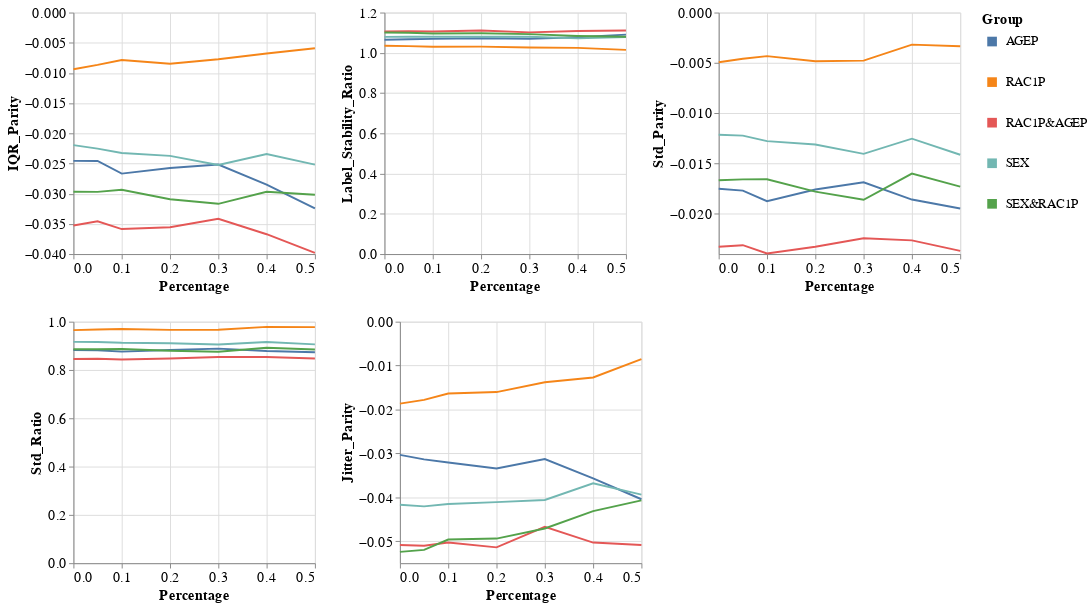

Source (notebook cell):
### Markdown cell above
### Group metrics per dataset and model

### Code cell
visualizer.create_groups_grid_pct_lines_plot(model_name=MODEL_NAMES[0],
                                             target_preprocessing_technique=PREPROCESSING_TECHNIQUES[0],
                                             group_metrics_type='variance')

### Figure 1 — Vega-Lite specification as saved in the notebook (floating-point values rounded to 4 significant figures)
{"config": {"view": {"continuousWidth": 400, "continuousHeight": 300}, "axis": {"labelFontSize": 15, "titleFontSize": 15}, "legend": {"labelFontSize": 13, "symbolStrokeWidth": 10, "titleFontSize": 15}}, "vconcat": [{"hconcat": [{"mark": "line", "encoding": {"color": {"field": "Group", "type": "nominal"}, "x": {"field": "Percentage", "type": "quantitative"}, "y": {"field": "Metric_Value", "title": "IQR_Parity", "type": "quantitative"}}, "height": 250, "width": 250}, {"data": {"name": "data-4f4519e40fbb316c2b9317df9f1f964f"}, "mark": "line", "encoding": {"color": {"field": "Group", "type": "nominal"}, "x": {"field": "Percentage", "type": "quantitative"}, "y": {"field": "Metric_Value", "title": "Label_Stability_Ratio", "type": "quantitative"}}, "height": 250, "width": 250}, {"data": {"name": "data-ade2b0e4fbe37a087a3877c045f468be"}, "mark": "line", "encoding": {"color": {"field": "Group", "type": "nominal"}, "x": {"field": "Percentage", "type": "quantitative"}, "y": {"field": "Metric_Value", "title": "Std_Parity", "type": "quantitative"}}, "height": 250, "width": 250}]}, {"hconcat": [{"mark": "line", "encoding": {"color": {"field": "Group", "type": "nominal"}, "x": {"field": "Percentage", "type": "quantitative"}, "y": {"field": "Metric_Value", "title": "Std_Ratio", "type": "quantitative"}}, "height": 250, "width": 250}, {"data": {"name": "data-4dc242ccf17b223413f530387729feb8"}, "mark": "line", "encoding": {"color": {"field": "Group", "type": "nominal"}, "x": {"field": "Percentage", "type": "quantitative"}, "y": {"field": "Metric_Value", "title": "Jitter_Parity", "type": "quantitative"}}, "height": 250, "width": 250}], "data": {"name": "data-9b632d040879d7655ab87b63f7dea3e4"}}], "data": {"name": "data-dd7fb596ae04754533fac0b0974ac5b0"}, "$schema": "https://vega.github.io/schema/vega-lite/v4.17.0.json", "datasets": {"data-dd7fb596ae04754533fac0b0974ac5b0": [{"Model_Name": "DecisionTreeClassifier", "Metric": "IQR_Parity", "Group": "AGEP", "Metric_Value": -0.02457, "Percentage": 0.0}, {"Model_Name": "DecisionTreeClassifier", "Metric": "IQR_Parity", "Group": "RAC1P", "Metric_Value": -0.009384, "Percentage": 0.0}, {"Model_Name": "DecisionTreeClassifier", "Metric": "IQR_Parity", "Group": "RAC1P&AGEP", "Metric_Value": -0.03526, "Percentage": 0.0}, {"Model_Name": "DecisionTreeClassifier", "Metric": "IQR_Parity", "Group": "SEX", "Metric_Value": -0.02196, "Percentage": 0.0}, {"Model_Name": "DecisionTreeClassifier", "Metric": "IQR_Parity", "Group": "SEX&RAC1P", "Metric_Value": -0.02968, "Percentage": 0.0}, {"Model_Name": "DecisionTreeClassifier", "Metric": "IQR_Parity", "Group": "AGEP", "Metric_Value": -0.02458, "Percentage": 0.05}, {"Model_Name": "DecisionTreeClassifier", "Metric": "IQR_Parity", "Group": "RAC1P", "Metric_Value": -0.008672, "Percentage": 0.05}, {"Model_Name": "DecisionTreeClassifier", "Metric": "IQR_Parity", "Group": "RAC1P&AGEP", "Metric_Value": -0.03456, "Percentage": 0.05}, {"Model_Name": "DecisionTreeClassifier", "Metric": "IQR_Parity", "Group": "SEX", "Metric_Value": -0.02253, "Percentage": 0.05}, {"Model_Name": "DecisionTreeClassifier", "Metric": "IQR_Parity", "Group": "SEX&RAC1P", "Metric_Value": -0.0297, "Percentage": 0.05}, {"Model_Name": "DecisionTreeClassifier", "Metric": "IQR_Parity", "Group": "AGEP", "Metric_Value": -0.02668, "Percentage": 0.1}, {"Model_Name": "DecisionTreeClassifier", "Metric": "IQR_Parity", "Group": "RAC1P", "Metric_Value": -0.007849, "Percentage": 0.1}, {"Model_Name": "DecisionTreeClassifier", "Metric": "IQR_Parity", "Group": "RAC1P&AGEP", "Metric_Value": -0.03586, "Percentage": 0.1}, {"Model_Name": "DecisionTreeClassifier", "Metric": "IQR_Parity", "Group": "SEX", "Metric_Value": -0.02325, "Percentage": 0.1}, {"Model_Name": "DecisionTreeClassifier", "Metric": "IQR_Parity", "Group": "SEX&RAC1P", "Metric_Value": -0.02934, "Percentage": 0.1}, {"Model_Name": "DecisionTreeClassifier", "Metric": "IQR_Parity", "Group": "AGEP", "Metric_Value": -0.02573, "Percentage": 0.2}, {"Model_Name": "DecisionTreeClassifier", "Metric": "IQR_Parity", "Group": "RAC1P", "Metric_Value": -0.008478, "Percentage": 0.2}, {"Model_Name": "DecisionTreeClassifier", "Metric": "IQR_Parity", "Group": "RAC1P&AGEP", "Metric_Value": -0.03556, "Percentage": 0.2}, {"Model_Name": "DecisionTreeClassifier", "Metric": "IQR_Parity", "Group": "SEX", "Metric_Value": -0.02373, "Percentage": 0.2}, {"Model_Name": "DecisionTreeClassifier", "Metric": "IQR_Parity", "Group": "SEX&RAC1P", "Metric_Value": -0.03092, "Percentage": 0.2}, {"Model_Name": "DecisionTreeClassifier", "Metric": "IQR_Parity", "Group": "AGEP", "Metric_Value": -0.02518, "Percentage": 0.3}, {"Model_Name": "DecisionTreeClassifier", "Metric": "IQR_Parity", "Group": "RAC1P", "Metric_Value": -0.007742, "Percentage": 0.3}, {"Model_Name": "DecisionTreeClassifier", "Metric": "IQR_Parity", "Group": "RAC1P&AGEP", "Metric_Value": -0.03415, "Percentage": 0.3}, {"Model_Name": "DecisionTreeClassifier", "Metric": "IQR_Parity", "Group": "SEX", "Metric_Value": -0.02524, "Percentage": 0.3}, {"Model_Name": "DecisionTreeClassifier", "Metric": "IQR_Parity", "Group": "SEX&RAC1P", "Metric_Value": -0.03168, "Percentage": 0.3}, {"Model_Name": "DecisionTreeClassifier", "Metric": "IQR_Parity", "Group": "AGEP", "Metric_Value": -0.02849, "Percentage": 0.4}, {"Model_Name": "DecisionTreeClassifier", "Metric": "IQR_Parity", "Group": "RAC1P", "Metric_Value": -0.00679, "Percentage": 0.4}, {"Model_Name": "DecisionTreeClassifier", "Metric": "IQR_Parity", "Group": "RAC1P&AGEP", "Metric_Value": -0.03671, "Percentage": 0.4}, {"Model_Name": "DecisionTreeClassifier", "Metric": "IQR_Parity", "Group": "SEX", "Metric_Value": -0.02343, "Percentage": 0.4}, {"Model_Name": "DecisionTreeClassifier", "Metric": "IQR_Parity", "Group": "SEX&RAC1P", "Metric_Value": -0.02968, "Percentage": 0.4}, {"Model_Name": "DecisionTreeClassifier", "Metric": "IQR_Parity", "Group": "AGEP", "Metric_Value": -0.03243, "Percentage": 0.5}, {"Model_Name": "DecisionTreeClassifier", "Metric": "IQR_Parity", "Group": "RAC1P", "Metric_Value": -0.005906, "Percentage": 0.5}, {"Model_Name": "DecisionTreeClassifier", "Metric": "IQR_Parity", "Group": "RAC1P&AGEP", "Metric_Value": -0.03982, "Percentage": 0.5}, {"Model_Name": "DecisionTreeClassifier", "Metric": "IQR_Parity", "Group": "SEX", "Metric_Value": -0.02519, "Percentage": 0.5}, {"Model_Name": "DecisionTreeClassifier", "Metric": "IQR_Parity", "Group": "SEX&RAC1P", "Metric_Value": -0.03018, "Percentage": 0.5}], "data-4f4519e40fbb316c2b9317df9f1f964f": [{"Model_Name": "DecisionTreeClassifier", "Metric": "Label_Stability_Ratio", "Group": "AGEP", "Metric_Value": 1.065, "Percentage": 0.0}, {"Model_Name": "DecisionTreeClassifier", "Metric": "Label_Stability_Ratio", "Group": "RAC1P", "Metric_Value": 1.035, "Percentage": 0.0}, {"Model_Name": "DecisionTreeClassifier", "Metric": "Label_Stability_Ratio", "Group": "RAC1P&AGEP", "Metric_Value": 1.107, "Percentage": 0.0}, {"Model_Name": "DecisionTreeClassifier", "Metric": "Label_Stability_Ratio", "Group": "SEX", "Metric_Value": 1.079, "Percentage": 0.0}, {"Model_Name": "DecisionTreeClassifier", "Metric": "Label_Stability_Ratio", "Group": "SEX&RAC1P", "Metric_Value": 1.101, "Percentage": 0.0}, {"Model_Name": "DecisionTreeClassifier", "Metric": "Label_Stability_Ratio", "Group": "AGEP", "Metric_Value": 1.067, "Percentage": 0.05}, {"Model_Name": "DecisionTreeClassifier", "Metric": "Label_Stability_Ratio", "Group": "RAC1P", "Metric_Value": 1.033, "Percentage": 0.05}, {"Model_Name": "DecisionTreeClassifier", "Metric": "Label_Stability_Ratio", "Group": "RAC1P&AGEP", "Metric_Value": 1.107, "Percentage": 0.05}, {"Model_Name": "DecisionTreeClassifier", "Metric": "Label_Stability_Ratio", "Group": "SEX", "Metric_Value": 1.08, "Percentage": 0.05}, {"Model_Name": "DecisionTreeClassifier", "Metric": "Label_Stability_Ratio", "Group": "SEX&RAC1P", "Metric_Value": 1.1, "Percentage": 0.05}, {"Model_Name": "DecisionTreeClassifier", "Metric": "Label_Stability_Ratio", "Group": "AGEP", "Metric_Value": 1.069, "Percentage": 0.1}, {"Model_Name": "DecisionTreeClassifier", "Metric": "Label_Stability_Ratio", "Group": "RAC1P", "Metric_Value": 1.03, "Percentage": 0.1}, {"Model_Name": "DecisionTreeClassifier", "Metric": "Label_Stability_Ratio", "Group": "RAC1P&AGEP", "Metric_Value": 1.106, "Percentage": 0.1}, {"Model_Name": "DecisionTreeClassifier", "Metric": "Label_Stability_Ratio", "Group": "SEX", "Metric_Value": 1.08, "Percentage": 0.1}, {"Model_Name": "DecisionTreeClassifier", "Metric": "Label_Stability_Ratio", "Group": "SEX&RAC1P", "Metric_Value": 1.096, "Percentage": 0.1}, {"Model_Name": "DecisionTreeClassifier", "Metric": "Label_Stability_Ratio", "Group": "AGEP", "Metric_Value": 1.073, "Percentage": 0.2}, {"Model_Name": "DecisionTreeClassifier", "Metric": "Label_Stability_Ratio", "Group": "RAC1P", "Metric_Value": 1.031, "Percentage": 0.2}, {"Model_Name": "DecisionTreeClassifier", "Metric": "Label_Stability_Ratio", "Group": "RAC1P&AGEP", "Metric_Value": 1.111, "Percentage": 0.2}, {"Model_Name": "DecisionTreeClassifier", "Metric": "Label_Stability_Ratio", "Group": "SEX", "Metric_Value": 1.08, "Percentage": 0.2}, {"Model_Name": "DecisionTreeClassifier", "Metric": "Label_Stability_Ratio", "Group": "SEX&RAC1P", "Metric_Value": 1.097, "Percentage": 0.2}, {"Model_Name": "DecisionTreeClassifier", "Metric": "Label_Stability_Ratio", "Group": "AGEP", "Metric_Value": 1.07, "Percentage": 0.3}, {"Model_Name": "DecisionTreeClassifier", "Metric": "Label_Stability_Ratio", "Group": "RAC1P", "Metric_Value": 1.026, "Percentage": 0.3}, {"Model_Name": "DecisionTreeClassifier", "Metric": "Label_Stability_Ratio", "Group": "RAC1P&AGEP", "Metric_Value": 1.102, "Percentage": 0.3}, {"Model_Name": "DecisionTreeClassifier", "Metric": "Label_Stability_Ratio", "Group": "SEX", "Metric_Value": 1.08, "Percentage": 0.3}, {"Model_Name": "DecisionTreeClassifier", "Metric": "Label_Stability_Ratio", "Group": "SEX&RAC1P", "Metric_Value": 1.093, "Percentage": 0.3}, {"Model_Name": "DecisionTreeClassifier", "Metric": "Label_Stability_Ratio", "Group": "AGEP", "Metric_Value": 1.078, "Percentage": 0.4}, {"Model_Name": "DecisionTreeClassifier", "Metric": "Label_Stability_Ratio", "Group": "RAC1P", "Metric_Value": 1.024, "Percentage": 0.4}, {"Model_Name": "DecisionTreeClassifier", "Metric": "Label_Stability_Ratio", "Group": "RAC1P&AGEP", "Metric_Value": 1.109, "Percentage": 0.4}, {"Model_Name": "DecisionTreeClassifier", "Metric": "Label_Stability_Ratio", "Group": "SEX", "Metric_Value": 1.072, "Percentage": 0.4}, {"Model_Name": "DecisionTreeClassifier", "Metric": "Label_Stability_Ratio", "Group": "SEX&RAC1P", "Metric_Value": 1.084, "Percentage": 0.4}, {"Model_Name": "DecisionTreeClassifier", "Metric": "Label_Stability_Ratio", "Group": "AGEP", "Metric_Value": 1.09, "Percentage": 0.5}, {"Model_Name": "DecisionTreeClassifier", "Metric": "Label_Stability_Ratio", "Group": "RAC1P", "Metric_Value": 1.015, "Percentage": 0.5}, {"Model_Name": "DecisionTreeClassifier", "Metric": "Label_Stability_Ratio", "Group": "RAC1P&AGEP", "Metric_Value": 1.111, "Percentage": 0.5}, {"Model_Name": "DecisionTreeClassifier", "Metric": "Label_Stability_Ratio", "Group": "SEX", "Metric_Value": 1.079, "Percentage": 0.5}, {"Model_Name": "DecisionTreeClassifier", "Metric": "Label_Stability_Ratio", "Group": "SEX&RAC1P", "Metric_Value": 1.08, "Percentage": 0.5}], "data-ade2b0e4fbe37a087a3877c045f468be": [{"Model_Name": "DecisionTreeClassifier", "Metric": "Std_Parity", "Group": "AGEP", "Metric_Value": -0.01752, "Percentage": 0.0}, {"Model_Name": "DecisionTreeClassifier", "Metric": "Std_Parity", "Group": "RAC1P", "Metric_Value": -0.004935, "Percentage": 0.0}, {"Model_Name": "DecisionTreeClassifier", "Metric": "Std_Parity", "Group": "RAC1P&AGEP", "Metric_Value": -0.02328, "Percentage": 0.0}, {"Model_Name": "DecisionTreeClassifier", "Metric": "Std_Parity", "Group": "SEX", "Metric_Value": -0.01215, "Percentage": 0.0}, {"Model_Name": "DecisionTreeClassifier", "Metric": "Std_Parity", "Group": "SEX&RAC1P", "Metric_Value": -0.01666, "Percentage": 0.0}, {"Model_Name": "DecisionTreeClassifier", "Metric": "Std_Parity", "Group": "AGEP", "Metric_Value": -0.0177, "Percentage": 0.05}, {"Model_Name": "DecisionTreeClassifier", "Metric": "Std_Parity", "Group": "RAC1P", "Metric_Value": -0.004591, "Percentage": 0.05}, {"Model_Name": "DecisionTreeClassifier", "Metric": "Std_Parity", "Group": "RAC1P&AGEP", "Metric_Value": -0.02312, "Percentage": 0.05}, {"Model_Name": "DecisionTreeClassifier", "Metric": "Std_Parity", "Group": "SEX", "Metric_Value": -0.01223, "Percentage": 0.05}, {"Model_Name": "DecisionTreeClassifier", "Metric": "Std_Parity", "Group": "SEX&RAC1P", "Metric_Value": -0.01658, "Percentage": 0.05}, {"Model_Name": "DecisionTreeClassifier", "Metric": "Std_Parity", "Group": "AGEP", "Metric_Value": -0.01875, "Percentage": 0.1}, {"Model_Name": "DecisionTreeClassifier", "Metric": "Std_Parity", "Group": "RAC1P", "Metric_Value": -0.004331, "Percentage": 0.1}, {"Model_Name": "DecisionTreeClassifier", "Metric": "Std_Parity", "Group": "RAC1P&AGEP", "Metric_Value": -0.02394, "Percentage": 0.1}, {"Model_Name": "DecisionTreeClassifier", "Metric": "Std_Parity", "Group": "SEX", "Metric_Value": -0.01278, "Percentage": 0.1}, {"Model_Name": "DecisionTreeClassifier", "Metric": "Std_Parity", "Group": "SEX&RAC1P", "Metric_Value": -0.01656, "Percentage": 0.1}, {"Model_Name": "DecisionTreeClassifier", "Metric": "Std_Parity", "Group": "AGEP", "Metric_Value": -0.01759, "Percentage": 0.2}, {"Model_Name": "DecisionTreeClassifier", "Metric": "Std_Parity", "Group": "RAC1P", "Metric_Value": -0.00484, "Percentage": 0.2}, {"Model_Name": "DecisionTreeClassifier", "Metric": "Std_Parity", "Group": "RAC1P&AGEP", "Metric_Value": -0.02328, "Percentage": 0.2}, {"Model_Name": "DecisionTreeClassifier", "Metric": "Std_Parity", "Group": "SEX", "Metric_Value": -0.01312, "Percentage": 0.2}, {"Model_Name": "DecisionTreeClassifier", "Metric": "Std_Parity", "Group": "SEX&RAC1P", "Metric_Value": -0.01779, "Percentage": 0.2}, {"Model_Name": "DecisionTreeClassifier", "Metric": "Std_Parity", "Group": "AGEP", "Metric_Value": -0.01687, "Percentage": 0.3}, {"Model_Name": "DecisionTreeClassifier", "Metric": "Std_Parity", "Group": "RAC1P", "Metric_Value": -0.004776, "Percentage": 0.3}, {"Model_Name": "DecisionTreeClassifier", "Metric": "Std_Parity", "Group": "RAC1P&AGEP", "Metric_Value": -0.02243, "Percentage": 0.3}, {"Model_Name": "DecisionTreeClassifier", "Metric": "Std_Parity", "Group": "SEX", "Metric_Value": -0.01404, "Percentage": 0.3}, {"Model_Name": "DecisionTreeClassifier", "Metric": "Std_Parity", "Group": "SEX&RAC1P", "Metric_Value": -0.0186, "Percentage": 0.3}, {"Model_Name": "DecisionTreeClassifier", "Metric": "Std_Parity", "Group": "AGEP", "Metric_Value": -0.01858, "Percentage": 0.4}, {"Model_Name": "DecisionTreeClassifier", "Metric": "Std_Parity", "Group": "RAC1P", "Metric_Value": -0.003186, "Percentage": 0.4}, {"Model_Name": "DecisionTreeClassifier", "Metric": "Std_Parity", "Group": "RAC1P&AGEP", "Metric_Value": -0.02264, "Percentage": 0.4}, {"Model_Name": "DecisionTreeClassifier", "Metric": "Std_Parity", "Group": "SEX", "Metric_Value": -0.01253, "Percentage": 0.4}, {"Model_Name": "DecisionTreeClassifier", "Metric": "Std_Parity", "Group": "SEX&RAC1P", "Metric_Value": -0.016, "Percentage": 0.4}, {"Model_Name": "DecisionTreeClassifier", "Metric": "Std_Parity", "Group": "AGEP", "Metric_Value": -0.01947, "Percentage": 0.5}, {"Model_Name": "DecisionTreeClassifier", "Metric": "Std_Parity", "Group": "RAC1P", "Metric_Value": -0.003356, "Percentage": 0.5}, {"Model_Name": "DecisionTreeClassifier", "Metric": "Std_Parity", "Group": "RAC1P&AGEP", "Metric_Value": -0.02368, "Percentage": 0.5}, {"Model_Name": "DecisionTreeClassifier", "Metric": "Std_Parity", "Group": "SEX", "Metric_Value": -0.01413, "Percentage": 0.5}, {"Model_Name": "DecisionTreeClassifier", "Metric": "Std_Parity", "Group": "SEX&RAC1P", "Metric_Value": -0.01729, "Percentage": 0.5}], "data-9b632d040879d7655ab87b63f7dea3e4": [{"Model_Name": "DecisionTreeClassifier", "Metric": "Std_Ratio", "Group": "AGEP", "Metric_Value": 0.8824, "Percentage": 0.0}, {"Model_Name": "DecisionTreeClassifier", "Metric": "Std_Ratio", "Group": "RAC1P", "Metric_Value": 0.9651, "Percentage": 0.0}, {"Model_Name": "DecisionTreeClassifier", "Metric": "Std_Ratio", "Group": "RAC1P&AGEP", "Metric_Value": 0.8456, "Percentage": 0.0}, {"Model_Name": "DecisionTreeClassifier", "Metric": "Std_Ratio", "Group": "SEX", "Metric_Value": 0.9163, "Percentage": 0.0}, {"Model_Name": "DecisionTreeClassifier", "Metric": "Std_Ratio", "Group": "SEX&RAC1P", "Metric_Value": 0.8855, "Percentage": 0.0}, {"Model_Name": "DecisionTreeClassifier", "Metric": "Std_Ratio", "Group": "AGEP", "Metric_Value": 0.8815, "Percentage": 0.05}, {"Model_Name": "DecisionTreeClassifier", "Metric": "Std_Ratio", "Group": "RAC1P", "Metric_Value": 0.9675, "Percentage": 0.05}, {"Model_Name": "DecisionTreeClassifier", "Metric": "Std_Ratio", "Group": "RAC1P&AGEP", "Metric_Value": 0.8467, "Percentage": 0.05}, {"Model_Name": "DecisionTreeClassifier", "Metric": "Std_Ratio", "Group": "SEX", "Metric_Value": 0.9158, "Percentage": 0.05}, {"Model_Name": "DecisionTreeClassifier", "Metric": "Std_Ratio", "Group": "SEX&RAC1P", "Metric_Value": 0.8858, "Percentage": 0.05}, {"Model_Name": "DecisionTreeClassifier", "Metric": "Std_Ratio", "Group": "AGEP", "Metric_Value": 0.8759, "Percentage": 0.1}, {"Model_Name": "DecisionTreeClassifier", "Metric": "Std_Ratio", "Group": "RAC1P", "Metric_Value": 0.9698, "Percentage": 0.1}, {"Model_Name": "DecisionTreeClassifier", "Metric": "Std_Ratio", "Group": "RAC1P&AGEP", "Metric_Value": 0.8437, "Percentage": 0.1}, {"Model_Name": "DecisionTreeClassifier", "Metric": "Std_Ratio", "Group": "SEX", "Metric_Value": 0.9127, "Percentage": 0.1}, {"Model_Name": "DecisionTreeClassifier", "Metric": "Std_Ratio", "Group": "SEX&RAC1P", "Metric_Value": 0.8872, "Percentage": 0.1}, {"Model_Name": "DecisionTreeClassifier", "Metric": "Std_Ratio", "Group": "AGEP", "Metric_Value": 0.883, "Percentage": 0.2}, {"Model_Name": "DecisionTreeClassifier", "Metric": "Std_Ratio", "Group": "RAC1P", "Metric_Value": 0.9661, "Percentage": 0.2}, {"Model_Name": "DecisionTreeClassifier", "Metric": "Std_Ratio", "Group": "RAC1P&AGEP", "Metric_Value": 0.8475, "Percentage": 0.2}, {"Model_Name": "DecisionTreeClassifier", "Metric": "Std_Ratio", "Group": "SEX", "Metric_Value": 0.9109, "Percentage": 0.2}, {"Model_Name": "DecisionTreeClassifier", "Metric": "Std_Ratio", "Group": "SEX&RAC1P", "Metric_Value": 0.8794, "Percentage": 0.2}, {"Model_Name": "DecisionTreeClassifier", "Metric": "Std_Ratio", "Group": "AGEP", "Metric_Value": 0.8884, "Percentage": 0.3}, {"Model_Name": "DecisionTreeClassifier", "Metric": "Std_Ratio", "Group": "RAC1P", "Metric_Value": 0.9669, "Percentage": 0.3}, {"Model_Name": "DecisionTreeClassifier", "Metric": "Std_Ratio", "Group": "RAC1P&AGEP", "Metric_Value": 0.8534, "Percentage": 0.3}, {"Model_Name": "DecisionTreeClassifier", "Metric": "Std_Ratio", "Group": "SEX", "Metric_Value": 0.9058, "Percentage": 0.3}, {"Model_Name": "DecisionTreeClassifier", "Metric": "Std_Ratio", "Group": "SEX&RAC1P", "Metric_Value": 0.8754, "Percentage": 0.3}, {"Model_Name": "DecisionTreeClassifier", "Metric": "Std_Ratio", "Group": "AGEP", "Metric_Value": 0.8787, "Percentage": 0.4}, {"Model_Name": "DecisionTreeClassifier", "Metric": "Std_Ratio", "Group": "RAC1P", "Metric_Value": 0.9784, "Percentage": 0.4}, {"Model_Name": "DecisionTreeClassifier", "Metric": "Std_Ratio", "Group": "RAC1P&AGEP", "Metric_Value": 0.8537, "Percentage": 0.4}, {"Model_Name": "DecisionTreeClassifier", "Metric": "Std_Ratio", "Group": "SEX", "Metric_Value": 0.9156, "Percentage": 0.4}, {"Model_Name": "DecisionTreeClassifier", "Metric": "Std_Ratio", "Group": "SEX&RAC1P", "Metric_Value": 0.8922, "Percentage": 0.4}, {"Model_Name": "DecisionTreeClassifier", "Metric": "Std_Ratio", "Group": "AGEP", "Metric_Value": 0.8735, "Percentage": 0.5}, {"Model_Name": "DecisionTreeClassifier", "Metric": "Std_Ratio", "Group": "RAC1P", "Metric_Value": 0.9773, "Percentage": 0.5}, {"Model_Name": "DecisionTreeClassifier", "Metric": "Std_Ratio", "Group": "RAC1P&AGEP", "Metric_Value": 0.8472, "Percentage": 0.5}, {"Model_Name": "DecisionTreeClassifier", "Metric": "Std_Ratio", "Group": "SEX", "Metric_Value": 0.9059, "Percentage": 0.5}, {"Model_Name": "DecisionTreeClassifier", "Metric": "Std_Ratio", "Group": "SEX&RAC1P", "Metric_Value": 0.8851, "Percentage": 0.5}], "data-4dc242ccf17b223413f530387729feb8": [{"Model_Name": "DecisionTreeClassifier", "Metric": "Jitter_Parity", "Group": "AGEP", "Metric_Value": -0.03034, "Percentage": 0.0}, {"Model_Name": "DecisionTreeClassifier", "Metric": "Jitter_Parity", "Group": "RAC1P", "Metric_Value": -0.01867, "Percentage": 0.0}, {"Model_Name": "DecisionTreeClassifier", "Metric": "Jitter_Parity", "Group": "RAC1P&AGEP", "Metric_Value": -0.05084, "Percentage": 0.0}, {"Model_Name": "DecisionTreeClassifier", "Metric": "Jitter_Parity", "Group": "SEX", "Metric_Value": -0.0417, "Percentage": 0.0}, {"Model_Name": "DecisionTreeClassifier", "Metric": "Jitter_Parity", "Group": "SEX&RAC1P", "Metric_Value": -0.05242, "Percentage": 0.0}, {"Model_Name": "DecisionTreeClassifier", "Metric": "Jitter_Parity", "Group": "AGEP", "Metric_Value": -0.03136, "Percentage": 0.05}, {"Model_Name": "DecisionTreeClassifier", "Metric": "Jitter_Parity", "Group": "RAC1P", "Metric_Value": -0.0178, "Percentage": 0.05}, {"Model_Name": "DecisionTreeClassifier", "Metric": "Jitter_Parity", "Group": "RAC1P&AGEP", "Metric_Value": -0.05103, "Percentage": 0.05}, {"Model_Name": "DecisionTreeClassifier", "Metric": "Jitter_Parity", "Group": "SEX", "Metric_Value": -0.04206, "Percentage": 0.05}, {"Model_Name": "DecisionTreeClassifier", "Metric": "Jitter_Parity", "Group": "SEX&RAC1P", "Metric_Value": -0.05198, "Percentage": 0.05}, {"Model_Name": "DecisionTreeClassifier", "Metric": "Jitter_Parity", "Group": "AGEP", "Metric_Value": -0.03206, "Percentage": 0.1}, {"Model_Name": "DecisionTreeClassifier", "Metric": "Jitter_Parity", "Group": "RAC1P", "Metric_Value": -0.01636, "Percentage": 0.1}, {"Model_Name": "DecisionTreeClassifier", "Metric": "Jitter_Parity", "Group": "RAC1P&AGEP", "Metric_Value": -0.05029, "Percentage": 0.1}, {"Model_Name": "DecisionTreeClassifier", "Metric": "Jitter_Parity", "Group": "SEX", "Metric_Value": -0.04151, "Percentage": 0.1}, {"Model_Name": "DecisionTreeClassifier", "Metric": "Jitter_Parity", "Group": "SEX&RAC1P", "Metric_Value": -0.04961, "Percentage": 0.1}, {"Model_Name": "DecisionTreeClassifier", "Metric": "Jitter_Parity", "Group": "AGEP", "Metric_Value": -0.03345, "Percentage": 0.2}, {"Model_Name": "DecisionTreeClassifier", "Metric": "Jitter_Parity", "Group": "RAC1P", "Metric_Value": -0.01603, "Percentage": 0.2}, {"Model_Name": "DecisionTreeClassifier", "Metric": "Jitter_Parity", "Group": "RAC1P&AGEP", "Metric_Value": -0.0514, "Percentage": 0.2}, {"Model_Name": "DecisionTreeClassifier", "Metric": "Jitter_Parity", "Group": "SEX", "Metric_Value": -0.04109, "Percentage": 0.2}, {"Model_Name": "DecisionTreeClassifier", "Metric": "Jitter_Parity", "Group": "SEX&RAC1P", "Metric_Value": -0.0494, "Percentage": 0.2}, {"Model_Name": "DecisionTreeClassifier", "Metric": "Jitter_Parity", "Group": "AGEP", "Metric_Value": -0.03128, "Percentage": 0.3}, {"Model_Name": "DecisionTreeClassifier", "Metric": "Jitter_Parity", "Group": "RAC1P", "Metric_Value": -0.01379, "Percentage": 0.3}, {"Model_Name": "DecisionTreeClassifier", "Metric": "Jitter_Parity", "Group": "RAC1P&AGEP", "Metric_Value": -0.04672, "Percentage": 0.3}, {"Model_Name": "DecisionTreeClassifier", "Metric": "Jitter_Parity", "Group": "SEX", "Metric_Value": -0.04061, "Percentage": 0.3}, {"Model_Name": "DecisionTreeClassifier", "Metric": "Jitter_Parity", "Group": "SEX&RAC1P", "Metric_Value": -0.04711, "Percentage": 0.3}, {"Model_Name": "DecisionTreeClassifier", "Metric": "Jitter_Parity", "Group": "AGEP", "Metric_Value": -0.03571, "Percentage": 0.4}, {"Model_Name": "DecisionTreeClassifier", "Metric": "Jitter_Parity", "Group": "RAC1P", "Metric_Value": -0.01272, "Percentage": 0.4}, {"Model_Name": "DecisionTreeClassifier", "Metric": "Jitter_Parity", "Group": "RAC1P&AGEP", "Metric_Value": -0.05031, "Percentage": 0.4}, {"Model_Name": "DecisionTreeClassifier", "Metric": "Jitter_Parity", "Group": "SEX", "Metric_Value": -0.03682, "Percentage": 0.4}, {"Model_Name": "DecisionTreeClassifier", "Metric": "Jitter_Parity", "Group": "SEX&RAC1P", "Metric_Value": -0.04314, "Percentage": 0.4}, {"Model_Name": "DecisionTreeClassifier", "Metric": "Jitter_Parity", "Group": "AGEP", "Metric_Value": -0.04044, "Percentage": 0.5}, {"Model_Name": "DecisionTreeClassifier", "Metric": "Jitter_Parity", "Group": "RAC1P", "Metric_Value": -0.008546, "Percentage": 0.5}, {"Model_Name": "DecisionTreeClassifier", "Metric": "Jitter_Parity", "Group": "RAC1P&AGEP", "Metric_Value": -0.05086, "Percentage": 0.5}, {"Model_Name": "DecisionTreeClassifier", "Metric": "Jitter_Parity", "Group": "SEX", "Metric_Value": -0.03939, "Percentage": 0.5}, {"Model_Name": "DecisionTreeClassifier", "Metric": "Jitter_Parity", "Group": "SEX&RAC1P", "Metric_Value": -0.04071, "Percentage": 0.5}]}}
